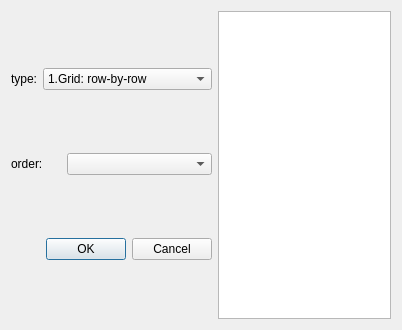
<?xml version="1.0" encoding="UTF-8"?>
<ui version="4.0">
 <class>Dialog</class>
 <widget class="QDialog" name="Dialog">
  <property name="geometry">
   <rect>
    <x>0</x>
    <y>0</y>
    <width>402</width>
    <height>330</height>
   </rect>
  </property>
  <property name="windowTitle">
   <string>Dialog</string>
  </property>
  <layout class="QHBoxLayout" name="horizontalLayout_3">
   <item>
    <layout class="QVBoxLayout" name="verticalLayout">
     <item>
      <layout class="QHBoxLayout" name="horizontalLayout">
       <item>
        <widget class="QLabel" name="typelabel">
         <property name="maximumSize">
          <size>
           <width>50</width>
           <height>16777215</height>
          </size>
         </property>
         <property name="text">
          <string>type:</string>
         </property>
        </widget>
       </item>
       <item>
        <widget class="QComboBox" name="TypeBox">
         <item>
          <property name="text">
           <string>1.Grid: row-by-row</string>
          </property>
         </item>
         <item>
          <property name="text">
           <string>2.Grid: column-by-column</string>
          </property>
         </item>
         <item>
          <property name="text">
           <string>3.Grid: snake-by-row</string>
          </property>
         </item>
         <item>
          <property name="text">
           <string>4.Grid: snake-by-col</string>
          </property>
         </item>
         <item>
          <property name="text">
           <string>5.filened by filename</string>
          </property>
         </item>
        </widget>
       </item>
      </layout>
     </item>
     <item>
      <layout class="QHBoxLayout" name="horizontalLayout_2">
       <item>
        <widget class="QLabel" name="orderlabel">
         <property name="maximumSize">
          <size>
           <width>50</width>
           <height>16777215</height>
          </size>
         </property>
         <property name="text">
          <string>order:</string>
         </property>
        </widget>
       </item>
       <item>
        <widget class="QComboBox" name="orderBox"/>
       </item>
      </layout>
     </item>
     <item>
      <widget class="QDialogButtonBox" name="buttonBox">
       <property name="orientation">
        <enum>Qt::Horizontal</enum>
       </property>
       <property name="standardButtons">
        <set>QDialogButtonBox::Cancel|QDialogButtonBox::Ok</set>
       </property>
      </widget>
     </item>
    </layout>
   </item>
   <item>
    <widget class="QGraphicsView" name="arrangementgraphicsView"/>
   </item>
  </layout>
 </widget>
 <resources/>
 <connections>
  <connection>
   <sender>buttonBox</sender>
   <signal>accepted()</signal>
   <receiver>Dialog</receiver>
   <slot>accept()</slot>
   <hints>
    <hint type="sourcelabel">
     <x>248</x>
     <y>254</y>
    </hint>
    <hint type="destinationlabel">
     <x>157</x>
     <y>274</y>
    </hint>
   </hints>
  </connection>
  <connection>
   <sender>buttonBox</sender>
   <signal>rejected()</signal>
   <receiver>Dialog</receiver>
   <slot>reject()</slot>
   <hints>
    <hint type="sourcelabel">
     <x>316</x>
     <y>260</y>
    </hint>
    <hint type="destinationlabel">
     <x>286</x>
     <y>274</y>
    </hint>
   </hints>
  </connection>
 </connections>
</ui>
